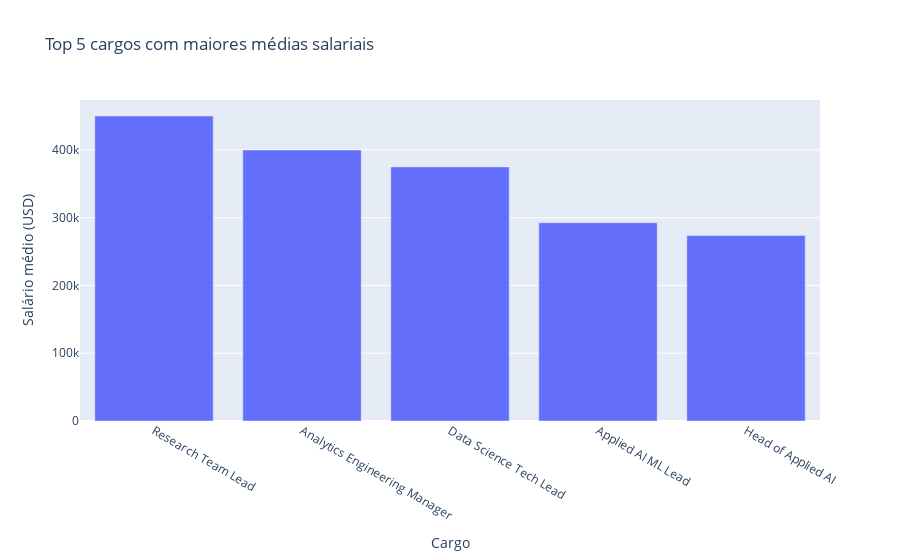

The notebook cell this image was saved under:
### Code cell
#Criação do gráfico
fig = px.bar(
    top_cargos,
    x='cargo',
    y='usd',
    title='Top 5 cargos com maiores médias salariais',
    labels={'usd': 'Salário médio (USD)', 'cargo': 'Cargo'}
)
fig.update_layout(xaxis_title='Cargo', yaxis_title='Salário médio (USD)')
fig.show()

### Figure 1 — Plotly figure (JSON) as saved in the notebook; plotly's stock layout.template omitted (floating-point values rounded to 4 significant figures)
{"data": [{"hovertemplate": "Cargo=%{x}<br>Salário médio (USD)=%{y}<extra></extra>", "legendgroup": "", "marker": {"color": "#636efa", "pattern": {"shape": ""}}, "name": "", "orientation": "v", "showlegend": false, "textposition": "auto", "type": "bar", "x": ["Research Team Lead", "Analytics Engineering Manager", "Data Science Tech Lead", "Applied AI ML Lead", "Head of Applied AI"], "xaxis": "x", "y": [450000.0, 399900.0, 375000.0, 292500.0, 273900.0], "yaxis": "y"}], "layout": {"barmode": "relative", "legend": {"tracegroupgap": 0}, "title": {"text": "Top 5 cargos com maiores médias salariais"}, "xaxis": {"anchor": "y", "domain": [0, 1], "title": {"text": "Cargo"}}, "yaxis": {"anchor": "x", "domain": [0, 1], "title": {"text": "Salário médio (USD)"}}}}
